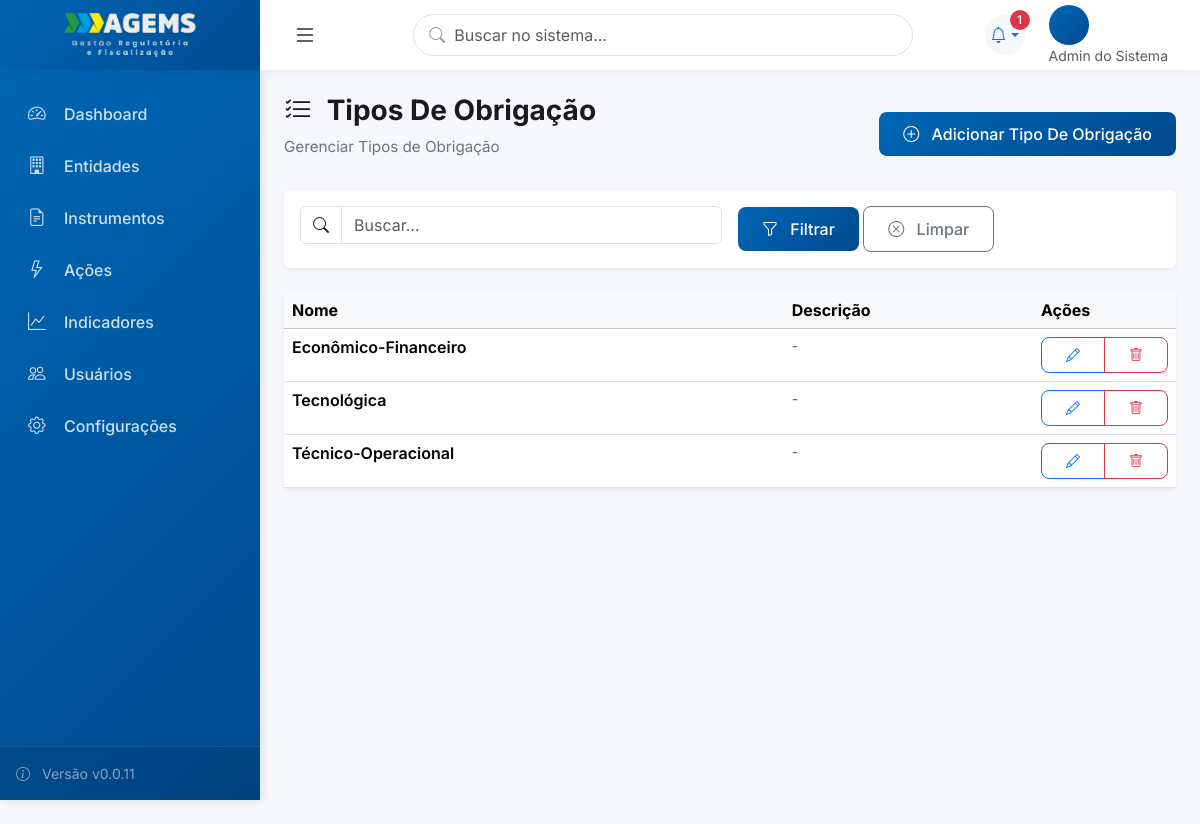
The page /tipos-obrigacao/ (signed in) on the database its author committed.
### usuarios/models.py (models this page shows, shortened)
class Usuario(AbstractUser):
    PERFIL_CHOICES = [
        (0, 'Admin do Sistema'),
        (1, 'Gestor (Diretor)'),
        (2, 'Gestor (Assessor)'),
        (3, 'Técnico (Coordenador)'),
        (4, 'Técnico (Executor)'),
        (5, 'Visualizador (Auditor)'),
    ]
    perfil = models.IntegerField(
        choices=PERFIL_CHOICES,
        default=4,
        verbose_name='Perfil de Acesso',
        help_text='Define o nível de acesso e permissões do usuário'
    )
    diretoria = models.ForeignKey(
        'core.Diretoria',
        on_delete=models.SET_NULL,
        null=True,
        blank=True,
        related_name='usuarios_diretoria',
        verbose_name='Diretoria',
        help_text='Diretoria principal do usuário (obrigatório para perfis 1-5)'
    )
    subunidade = models.ForeignKey(
        'core.Subunidade',
        on_delete=models.SET_NULL,
        null=True,
        blank=True,
        related_name='usuarios',
        verbose_name='Subunidade',
        help_text='Subunidade específica (obrigatório para perfis 2, 3, 4)'
    )
    diretorias_visualizacao = models.ManyToManyField(
        'core.Diretoria',
        blank=True,
        related_name='visualizadores',
        verbose_name='Diretorias para Visualização',
        help_text='Diretorias que o visualizador pode acessar (apenas para perfil 5)'
    )
    cargo = models.CharField(max_length=100, blank=True, verbose_name='Cargo')
    setor = models.CharField(max_length=100, blank=True, verbose_name='Setor/Departamento')
    telefone = models.CharField(max_length=20, blank=True, verbose_name='Telefone')
    entidade = models.ForeignKey(
        'entidades.Entidade',
        on_delete=models.SET_NULL,
        null=True,
        blank=True,
        related_name='usuarios',
        verbose_name='Entidade'
    )
    senha_temporaria = models.BooleanField(
        default=False,
        verbose_name='Senha Temporária',
        help_text='Se True, usuário será forçado a trocar senha no próximo login'
    )
    ativo = models.BooleanField(default=True, verbose_name='Usuário Ativo')
    data_criacao = models.DateTimeField(auto_now_add=True, verbose_name='Data de Criação')
    data_atualizacao = models.DateTimeField(auto_now=True, verbose_name='Última Atualização')
    class Meta:
        verbose_name = 'Usuário'
        verbose_name_plural = 'Usuários'
        ordering = ['first_name', 'last_name']
        indexes = [
            models.Index(fields=['perfil']),
            models.Index(fields=['diretoria']),
            models.Index(fields=['subunidade']),
        ]

### core/models.py (models this page shows, shortened)
class TipoObrigacao(models.Model):
    nome = models.CharField('Nome do Tipo', max_length=100, unique=True)
    descricao = models.TextField('Descrição', blank=True)
    ativo = models.BooleanField('Ativo', default=True)
    class Meta:
        verbose_name = 'Tipo de Obrigação'
        verbose_name_plural = 'Tipos de Obrigação'
        ordering = ['nome']

### core/core_views.py (the view)
# urls.py: path('tipos-obrigacao/', TipoObrigacaoListView.as_view(), name='tipoobrigacao_list'),
class TipoObrigacaoListView(ModernListView):
    model = TipoObrigacao
    template_name = 'core/tipoobrigacao_list.html'
    icon = "bi bi-list-check"
    create_url = 'tipoobrigacao_create'

### core/views.py (called while the page is built)
    def get_context_data(self, **kwargs):
        context = super().get_context_data(**kwargs)
        context['title'] = getattr(self, 'title', self.model._meta.verbose_name_plural.title())
        context['subtitle'] = getattr(self, 'subtitle', f'Gerenciar {self.model._meta.verbose_name_plural}')
        context['icon'] = getattr(self, 'icon', 'bi bi-list')
        context['singular_name'] = self.model._meta.verbose_name.title()
        context['create_url'] = getattr(self, 'create_url', f'{self.model._meta.model_name}_create')
        return context

    def get_queryset(self):
        queryset = self.model.objects.all()
        search = self.request.GET.get('q')
        if search and hasattr(self, 'search_fields'):
            from django.db.models import Q
            query = Q()
            for field in self.search_fields:
                query |= Q(**{f'{field}__icontains': search})
            queryset = queryset.filter(query)
        return queryset

### templates/core/tipoobrigacao_list.html
﻿{% extends 'components/list_view.html' %}
{% block table_headers %}
<th>Nome</th>
<th>Descrição</th>
{% endblock %}
{% block table_rows %}
{% for item in object_list %}
<tr>
    <td>
        <div class="fw-semibold">{{item.nome}}</div>
    </td>
    <td>
        {% if item.descricao %}
        <small class="text-muted">{{item.descricao|truncatewords:15}}</small>
        {% else %}
        <small class="text-muted">-</small>
        {% endif %}
    </td>
    <td>
        <div class="btn-group btn-group-sm">
            <a href="{% url 'tipoobrigacao_edit' item.pk %}" class="btn btn-outline-primary" title="Editar">
                <i class="bi bi-pencil"></i>
            </a>
            <a href="{% url 'tipoobrigacao_delete' item.pk %}" class="btn btn-outline-danger" title="Excluir">
                <i class="bi bi-trash"></i>
            </a>
        </div>
    </td>
</tr>
{% endfor %}
{% endblock %}

### templates/base_modern.html (shortened to what this page needs)
﻿{% load static %}
<!DOCTYPE html>
<html lang="pt-BR">
<head>
    <link href="https://cdn.jsdelivr.net/npm/bootstrap@5.3.2/dist/css/bootstrap.min.css" rel="stylesheet">
    <link rel="stylesheet" href="https://cdn.jsdelivr.net/npm/bootstrap-icons@1.11.1/font/bootstrap-icons.css">
    <link rel="stylesheet" href="https://cdnjs.cloudflare.com/ajax/libs/font-awesome/6.4.2/css/all.min.css">
</head>
<body>
    <aside class="sidebar" id="sidebar">
        <ul class="sidebar-nav">
            <li class="sidebar-nav-item">
                <a href="/" class="sidebar-nav-link {% if request.path == '/' %}active{% endif %}">
                    <i class="bi bi-speedometer2"></i>
                    <span>Dashboard</span>
                </a>
            </li>
            {% if perms.entidades.view_entidade %}
            <li class="sidebar-nav-item">
                <a href="{% url 'entidade_list' %}" class="sidebar-nav-link">
                    <i class="bi bi-building"></i>
                    <span>Entidades</span>
                </a>
            </li>
            {% endif %}
            {% if perms.instrumentos.view_instrumento %}
            <li class="sidebar-nav-item">
                <a href="{% url 'instrumento_list' %}" class="sidebar-nav-link">
                    <i class="bi bi-file-earmark-text"></i>
                    <span>Instrumentos</span>
                </a>
            </li>
            {% endif %}
            {% if perms.acoes.view_acao %}
            <li class="sidebar-nav-item">
                <a href="{% url 'acao_list' %}" class="sidebar-nav-link">
                    <i class="bi bi-lightning"></i>
                    <span>Ações</span>
                </a>
            </li>
            {% endif %}
            {% if perms.indicadores.view_indicador %}
            <li class="sidebar-nav-item">
                <a href="{% url 'indicador_list' %}" class="sidebar-nav-link">
                    <i class="bi bi-graph-up"></i>
                    <span>Indicadores</span>
                </a>
            </li>
            {% endif %}
            {% if user.is_authenticated and user.perfil <= 3 %}
                <li class="sidebar-nav-item">
                    <a href="{% url 'usuario_list' %}" class="sidebar-nav-link">
                        <i class="bi bi-people"></i>
                        <span>Usuários</span>
                    </a>
                </li>
                <li class="sidebar-nav-item">
                    <a href="{% url 'configuracoes' %}" class="sidebar-nav-link">
                        <i class="bi bi-gear"></i>
                        <span>Configurações</span>
                    </a>
                </li>
                {% endif %}
        </ul>
        <div class="sidebar-footer">
            <div class="text-white-50 small">
                <i class="bi bi-info-circle me-2"></i>
                Versão v0.0.11
            </div>
        </div>
    </aside>
    <main class="main-content">
        <header class="top-header">
            <div class="d-flex align-items-center h-100">
                <div class="header-brand-box">
                    <a href="/" class="sidebar-brand">
                        <img src="{% static 'img/logo.png' %}" alt="AGEMS" style="max-width: 140px; height: auto;">
                    </a>
                </div>
                <button class="btn btn-link text-dark ms-2" id="sidebarToggle">
                    <i class="bi bi-list fs-4"></i>
                </button>
            </div>
            <div class="header-search position-relative d-none d-lg-block">
                <i class="bi bi-search"></i>
                <input type="search" class="form-control" placeholder="Buscar no sistema...">
            </div>
            <div class="header-actions">
                <div class="dropdown">
                    <a class="header-icon dropdown-toggle text-decoration-none" href="#" id="alertsDropdown"
                        data-bs-toggle="dropdown" aria-expanded="false">
                        <i class="bi bi-bell"></i>
                        <span id="alertCount" class="badge bg-danger rounded-pill">0</span>
                    </a>
                </div>
                <div class="user-profile dropdown">
                    <div data-bs-toggle="dropdown">
                        <div class="user-avatar">
                        </div>
                        <div class="d-none d-md-block">
                            <div class="small text-muted">{{user.get_perfil_display}}</div>
                        </div>
                    </div>
                </div>
            </div>
        </header>
        <div class="content-area">
            {% block content %}{% endblock %}
        </div>
    </main>
</body>
</html>

### templates/base_modern.html (style rules this page uses)
:root { --primary-color: #0066B3; --secondary-color: #6c757d; --success-color: #198754; --danger-color: #dc3545; --warning-color: #ffc107; --info-color: #0dcaf0; --gold-color: #FFC300; --dark-color: #212529; --light-color: #f8f9fa; --sidebar-width: 260px; --header-height: 70px; --transition-speed: 0.3s; }
* { margin: 0; padding: 0; box-sizing: border-box; }
body { font-family: 'Inter', sans-serif; background-color: #f5f7fa; color: #333; overflow-x: hidden; transition: padding-left var(--transition-speed) ease; }
.sidebar { position: fixed; top: var(--header-height); left: 0; height: calc(100vh - var(--header-height)); width: var(--sidebar-width); background: linear-gradient(135deg, #0066B3 0%, #004A8F 100%); padding: 0; z-index: 1000; transition: all var(--transition-speed) ease; box-shadow: 2px 0 10px rgba(0, 0, 0, 0.1); overflow-y: auto; }
.sidebar-brand { color: white; font-size: 1.5rem; font-weight: 700; text-decoration: none; display: flex; align-items: center; gap: 0.75rem; }
.sidebar-nav { padding: 1rem 0; list-style: none; }
.sidebar-nav-item { margin: 0.25rem 0.75rem; }
.sidebar-nav-link { display: flex; align-items: center; padding: 0.75rem 1rem; color: rgba(255, 255, 255, 0.8); text-decoration: none; border-radius: 0.5rem; transition: all 0.3s ease; font-weight: 500; }
.sidebar-nav-link i { width: 24px; margin-right: 0.75rem; font-size: 1.1rem; }
.sidebar-footer { position: absolute; bottom: 0; width: 100%; padding: 1rem; background: rgba(0, 0, 0, 0.1); border-top: 1px solid rgba(255, 255, 255, 0.1); }
.main-content { margin-left: var(--sidebar-width); min-height: 100vh; transition: all var(--transition-speed) ease; padding-top: var(--header-height); }
.top-header { background: white; height: var(--header-height); padding: 0 1.5rem 0 0; box-shadow: 0 2px 10px rgba(0, 0, 0, 0.05); display: flex; align-items: center; justify-content: space-between; position: fixed; top: 0; left: 0; right: 0; width: 100%; z-index: 1010; }
.header-brand-box { width: var(--sidebar-width); height: 100%; background: linear-gradient(135deg, #0066B3 0%, #004A8F 100%); display: flex; align-items: center; justify-content: center; padding: 0 1rem; transition: all var(--transition-speed) ease; }
.header-search { flex: 1; max-width: 500px; }
.header-search input { border-radius: 50px; border: 1px solid #e0e0e0; padding: 0.5rem 1.5rem; padding-left: 2.5rem; }
.header-search i { position: absolute; left: 1rem; top: 50%; transform: translateY(-50%); color: #999; }
.header-actions { display: flex; align-items: center; gap: 1rem; }
.header-icon { position: relative; width: 40px; height: 40px; border-radius: 50%; background: #f5f7fa; display: flex; align-items: center; justify-content: center; cursor: pointer; transition: all 0.3s ease; }
.header-icon .badge { position: absolute; top: -5px; right: -5px; font-size: 0.7rem; }
.user-profile { display: flex; align-items: center; gap: 0.75rem; cursor: pointer; padding: 0.5rem; border-radius: 50px; transition: all 0.3s ease; }
.user-avatar { width: 40px; height: 40px; border-radius: 50%; background: linear-gradient(135deg, #0066B3 0%, #004A8F 100%); display: flex; align-items: center; justify-content: center; color: white; font-weight: 600; }
.content-area { padding: 0 1.5rem; }
.badge { padding: 0.5rem 1rem; border-radius: 50px; font-weight: 500; font-size: 0.85rem; }
.btn { padding: 0.625rem 1.5rem; border-radius: 0.5rem; font-weight: 500; transition: all 0.3s ease; }

### templates/alertas_script_v2.html (style rules this page uses)
#alertCount { min-width: 20px; height: 20px; font-size: 0.75rem; line-height: 20px; padding: 0 6px; }

### rows shown on the page
Usuario: perfil "Admin do Sistema"
TipoObrigacao: nome "Econômico-Financeiro"
TipoObrigacao: nome "Tecnológica"
TipoObrigacao: nome "Técnico-Operacional"

### other values the page prints
{{ title }} "Tipos De Obrigação"
{{ subtitle }} "Gerenciar Tipos de Obrigação"
{{ singular_name }} "Tipo De Obrigação"
